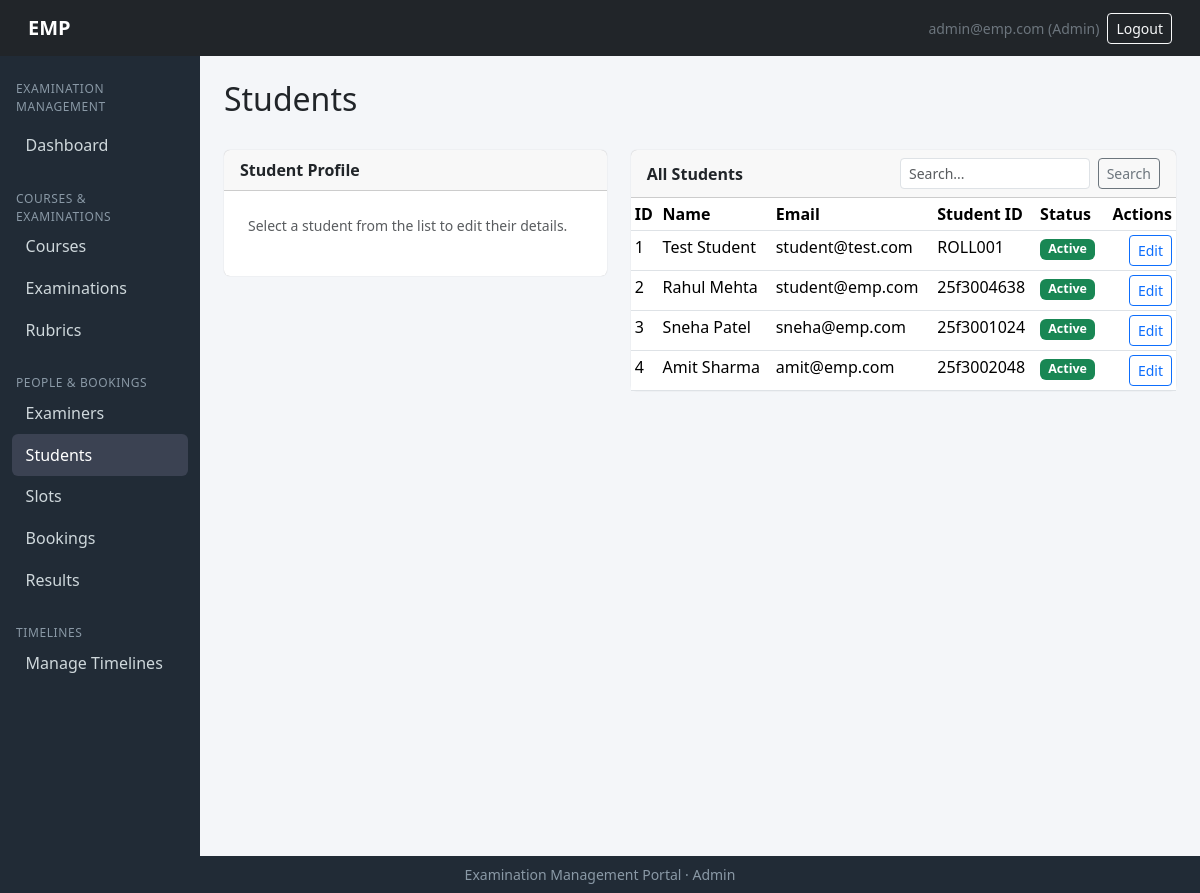
Page /admin/students (signed in) on the earlier database version.
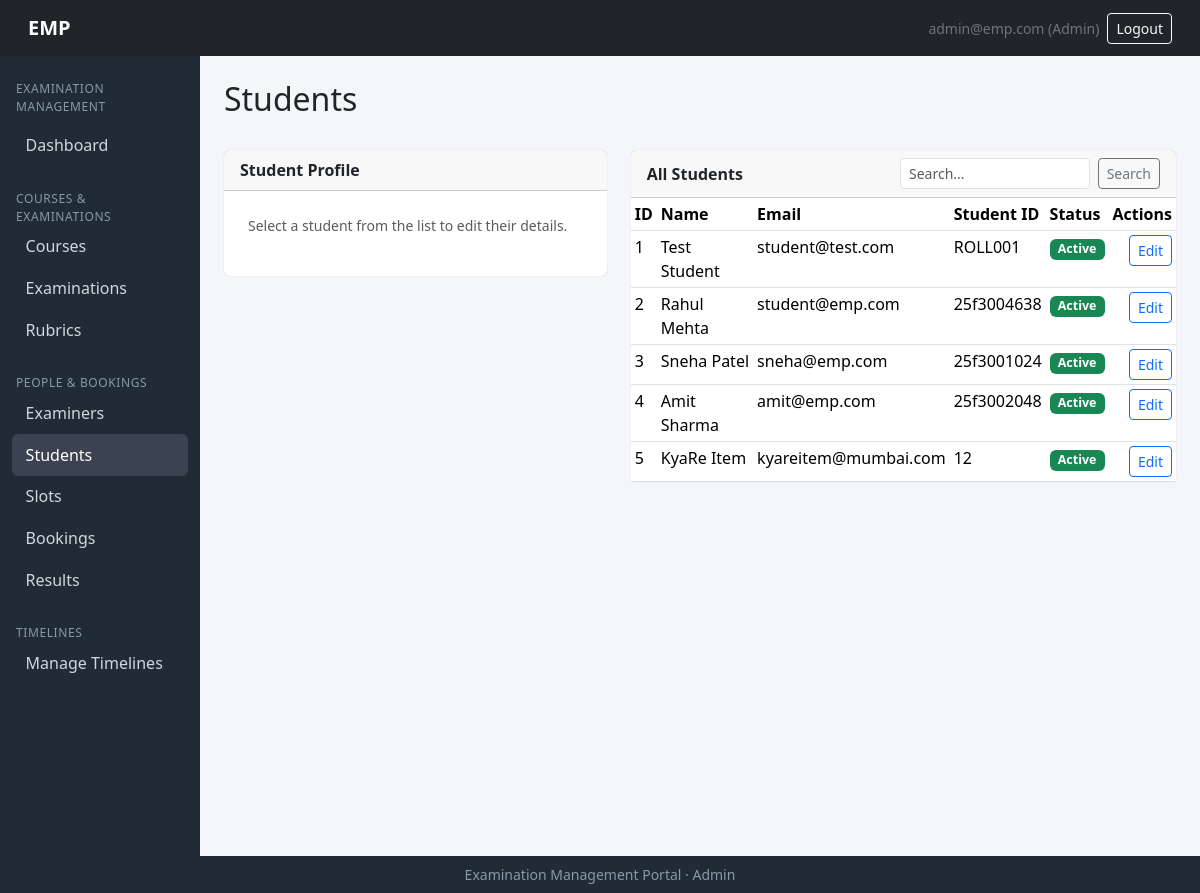
Same page on the later database version.
### models/models.py (models this page shows, shortened)
class User(db.Model, UserMixin):
    __tablename__ = "users"
    id = db.Column(db.Integer, primary_key=True)
    email   = db.Column(db.String(120), unique=True, nullable=False, index=True)
    password_hash = db.Column(db.String(256), nullable=False)
    role = db.Column(db.String(20), nullable=False)   # admin | examiner | student
    is_active = db.Column(db.Boolean, default=True)
    created_at= db.Column(db.DateTime, default=datetime.utcnow)
    examiner=db.relationship("Examiner", backref="user", uselist=False)
    student  = db.relationship("Student", backref="user", uselist=False)
    admin  =db.relationship("Admin", backref="user", uselist=False)

class Student(db.Model):
    __tablename__ = "students"
    id= db.Column(db.Integer, primary_key=True)
    user_id =db.Column(db.Integer, db.ForeignKey("users.id"), unique=True, nullable=False)
    roll_no = db.Column(db.String(50), unique=True, nullable=False)
    name= db.Column(db.String(120), nullable=False)
    phone=db.Column(db.String(30))
    course_id = db.Column(db.Integer, db.ForeignKey("courses.id"))
    year  =  db.Column(db.String(20))
    status =  db.Column(db.String(20), default="active")       # active|inactive
    course= db.relationship("Course", backref="students")
    bookings=db.relationship("Booking", backref="student")

### routes/admin_routes.py (the view, shortened to what this page needs)
@admin_bp.route('/students', methods=['GET', 'POST'])
@login_required
def students():
    if not admin_only():
        return redirect(url_for('auth.login'))
    q = request.args.get('q', '').strip()
    query = Student.query
    if q:
        query = query.filter((Student.name.ilike(f'%{q}%')) | (Student.roll_no.ilike(f'%{q}%')))
    return render_template('admin/students.html',
                           students=_student_view_data(query.all()),
                           edit=None,
                           q=q)

### app.py (called while the page is built)
@login_manager.user_loader
def load_user(user_id):
    return User.query.get(int(user_id))

### routes/admin_routes.py (called while the page is built)
def admin_only():
    if current_user.role != 'admin':
        flash('Access denied.', 'danger')
        return False
    return True

def _student_view_data(students):
    return [{
        'id': s.id,
        'name': s.name,
        'email': s.user.email if s.user else '',
        'student_id': s.roll_no,
        'status': s.status.capitalize()
    } for s in students]

### templates/admin/students.html (shortened to what this page needs)
{% extends "admin/base_admin.html" %}
{% import "admin/_macros.html" as macros %}
{% import "admin/_status.html" as status %}
{% block content %}
<div class="d-flex justify-content-between align-items-center mb-4">
    <h2>Students</h2>
</div>
<div class="row g-4">
    <div class="col-lg-5">
        <div class="card">
            <div class="card-header fw-semibold">{{ 'Edit Student' if edit else 'Student Profile' }}</div>
            <div class="card-body p-4">
                {% if edit %}
                    <form method="POST" action="{{ url_for('admin.students') }}">
                        <input type="hidden" name="action" value="edit">
                        <input type="hidden" name="student_id" value="{{ edit.id }}">
                        {{ macros.form_row('Name', 'name', edit.name, required=true) }}
                        {{ macros.form_row('Email', 'email', edit.email, required=true) }}
                        {{ macros.form_row('Phone', 'phone', edit.phone) }}
                        {{ macros.form_row('Student ID / Roll No.', 'student_id', edit.student_id) }}
                        {{ macros.select_row('Status', 'status', edit.status, [{'value':'Active','label':'Active'},{'value':'Inactive','label':'Inactive'}], true) }}
                        <button type="submit" class="btn btn-primary w-100">Update</button>
                        <a class="btn btn-outline-secondary w-100 mt-2" href="{{ url_for('admin.students') }}">Cancel</a>
                    </form>
                {% else %}
                    <p class="text-muted small">Select a student from the list to edit their details.</p>
                {% endif %}
            </div>
        </div>
    </div>
    <div class="col-lg-7">
        <div class="card">
            <div class="card-header d-flex justify-content-between align-items-center">
                <span class="fw-semibold">All Students</span>
                <form method="GET" action="{{ url_for('admin.students') }}" class="d-flex gap-2" style="width:260px;">
                    <input type="text" name="q" class="form-control form-control-sm" placeholder="Search..." value="{{ q or '' }}">
                    <button type="submit" class="btn btn-sm btn-outline-secondary">Search</button>
                </form>
            </div>
            <div class="table-responsive">
                <table class="table table-sm table-hover mb-0">
                    <thead>
                        <tr>
                            <th>ID</th>
                            <th>Name</th>
                            <th>Email</th>
                            <th>Student ID</th>
                            <th>Status</th>
                            <th class="text-end">Actions</th>
                        </tr>
                    </thead>
                    <tbody>
                        {% for s in students %}
                        <tr>
                                <td>{{ s.id }}</td>
                                <td>{{ s.name }}</td>
                                <td>{{ s.email }}</td>
                                <td>{{ s.student_id }}</td>
                                <td>{{ status.status_badge(s.status) }}</td>
                                <td class="text-end">
                                    <a class="btn btn-sm btn-outline-primary" href="{{ url_for('admin.student_edit', student_id=s.id) }}">Edit</a>
                                </td>
                            </tr>
                        {% else %}
                            <tr><td colspan="6" class="text-center text-muted py-4">No students found.</td></tr>
                        {% endfor %}
                    </tbody>
                </table>
            </div>
        </div>
    </div>
</div>
{% endblock %}

### templates/admin/base_admin.html
{% extends "base.html" %}
{% block nav_links %}
<div class="nav flex-column nav-pills" id="adminNav" role="tablist">
    <div class="nav-header mb-2">Examination Management</div>
    <a class="nav-link {% if request.endpoint=='admin.dashboard' %}active{% endif %}" href="{{ url_for('admin.dashboard') }}">Dashboard</a>
    <div class="nav-header mt-3">Courses &amp; Examinations</div>
    <a class="nav-link {% if request.endpoint=='admin.courses' %}active{% endif %}" href="{{ url_for('admin.courses') }}">Courses</a>
    <a class="nav-link {% if request.endpoint=='admin.examinations' %}active{% endif %}" href="{{ url_for('admin.examinations') }}">Examinations</a>
    <a class="nav-link {% if request.endpoint=='admin.rubrics' %}active{% endif %}" href="{{ url_for('admin.rubrics') }}">Rubrics</a>
    <div class="nav-header mt-3">People &amp; Bookings</div>
    <a class="nav-link {% if request.endpoint=='admin.examiners' %}active{% endif %}" href="{{ url_for('admin.examiners') }}">Examiners</a>
    <a class="nav-link {% if request.endpoint=='admin.students' %}active{% endif %}" href="{{ url_for('admin.students') }}">Students</a>
    <a class="nav-link {% if request.endpoint=='admin.slots' %}active{% endif %}" href="{{ url_for('admin.slots') }}">Slots</a>
    <a class="nav-link {% if request.endpoint=='admin.bookings' %}active{% endif %}" href="{{ url_for('admin.bookings') }}">Bookings</a>
    <a class="nav-link {% if request.endpoint=='admin.results' %}active{% endif %}" href="{{ url_for('admin.results') }}">Results</a>
    <div class="nav-header mt-3">Timelines</div>
    <a class="nav-link {% if request.endpoint=='admin.timelines' %}active{% endif %}" href="{{ url_for('admin.timelines') }}">Manage Timelines</a>
</div>
{% endblock %}

### templates/admin/_status.html
{% macro status_badge(status) %}
{% set m = {
  'Draft':'secondary',
  'Slot Creation':'info',
  'Booking Open':'primary',
  'Closed':'warning',
  'Completed':'success',
  'Available':'success',
  'Full':'danger',
  'Cancelled':'dark',
  'Completed':'success',
  'Booked':'primary',
  'Cancelled':'dark',
  'Completed':'success',
  'Active':'success',
  'Inactive':'secondary',
  'Pending':'warning',
  'Approved':'success',
  'Rejected':'danger',
  'Open':'success',
  'Closed':'danger'
} %}
{% set color = m.get(status, 'secondary') %}
<span class="badge bg-{{ color }} badge-status">{{ status }}</span>
{% endmacro %}

### templates/base.html (shortened to what this page needs)
<!DOCTYPE html>
<html lang="en">
<head>
    <link href="https://cdn.jsdelivr.net/npm/bootstrap@5.3.3/dist/css/bootstrap.min.css" rel="stylesheet">
</head>
<body class="d-flex flex-column min-vh-100">
<nav class="navbar navbar-dark bg-dark px-3">
    <div class="container-fluid">
        <a class="navbar-brand" href="{{ url_for('auth.home') }}">EMP</a>
        <div class="d-flex align-items-center gap-2">
            {% if current_user.is_authenticated %}
                <span class="text-secondary small d-none d-sm-inline">{{ current_user.email }} ({{ current_user.role|capitalize }})</span>
                <a class="btn btn-outline-light btn-sm" href="{{ url_for('auth.logout') }}">Logout</a>
            {% endif %}
        </div>
    </div>
</nav>
<div class="container-fluid flex-grow-1">
    <div class="row">
        {% block sidebar %}
        <nav class="col-md-2 col-lg-2 sidebar d-none d-md-block py-3">
            {% block nav_links %}{% endblock %}
        </nav>
        {% endblock %}
        <main class="col-md-10 col-lg-10 p-4">
            {% block content %}{% endblock %}
        </main>
    </div>
</div>
<footer class="footer text-center py-2 mt-auto small">
    Examination Management Portal &middot; {{ current_user.role|capitalize if current_user.is_authenticated else '' }}
</footer>
</body>
</html>

### templates/base.html (style rules this page uses)
body { background:#f4f6f9; }
.navbar-brand { font-weight:700; }
.sidebar { background:#212b36; color:#cfd8dc; min-height:100vh; }
.sidebar .nav-link { color:#cfd8dc; padding:.55rem .85rem; border-radius:6px; }
.sidebar .nav-link.active { background:#3b4252; color:#fff; }
.sidebar .nav-header { font-size:.75rem; text-transform:uppercase; letter-spacing:.05em; color:#8a99a6; padding:.5rem .85rem .0.25rem; }
.card { border:0; box-shadow:0 0 1px rgba(0,0,0,.25); }
.footer { background:#212b36; color:#8a99a6; }
.badge-status { font-size:.78rem; }

Differences in the rows shown:
added Student: id "5", name "KyaRe Item", email "kyareitem@mumbai.com", student_id "12", status "Active"
